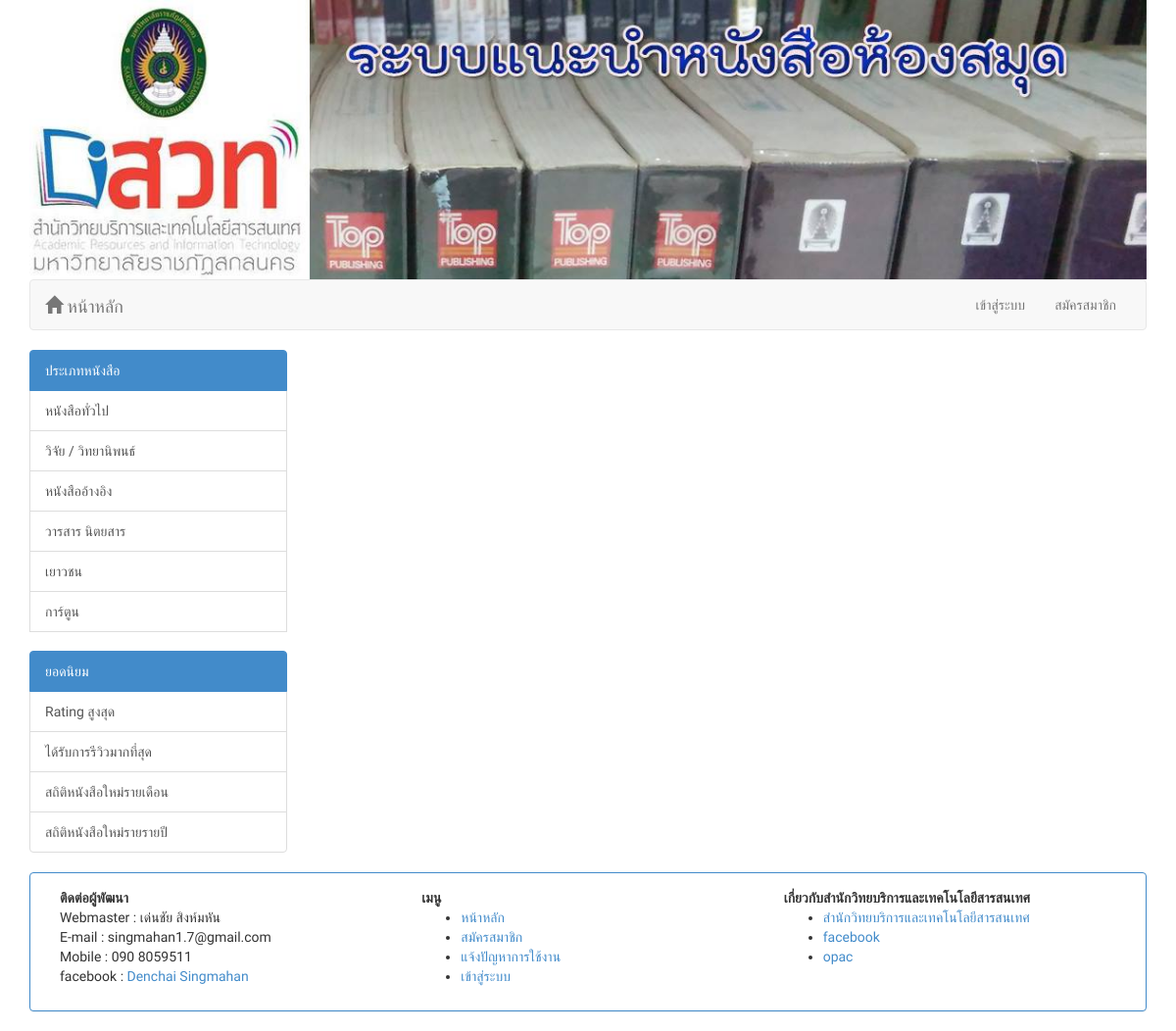
The page / on the database its author committed.
### tables this page shows
CREATE TABLE `tbl_book_type` (
  `type_id` int(11) NOT NULL COMMENT 'ลำดับที่',
  `type_name` varchar(50) NOT NULL COMMENT 'ชื่อประเภท',
  `datetime` date NOT NULL COMMENT 'วันที่เพิ่ม'
);

### index.php (the view, shortened to what this page needs)
<!DOCTYPE html>
<html lang="en">
  <head>
    <link href="css/bootstrap.min.css" rel="stylesheet">
  </head>
  <body>
    <div class="container">
      <div class="row">
          <?php include('banner.php');?>
      </div>
    </div>
    <div class="container">
      <div class="row">
        <div class="col-md-12">
          <?php include('navbar.php');?>
        </div>
      </div>
    </div>
    <div class="container">
        <div class="row">
          <div class="col-md-3">
            <div class="list-group">
              <p class="list-group-item active">
                ประเภทหนังสือ
              </p>
              <?php
                $sqltype = "SELECT * FROM `tbl_book_type`";
                $restype = mysqli_query($dbcon, $sqltype);
                while ($res = mysqli_fetch_array($restype)) {
                  echo "<a href='index.php?type=".$res['type_id']."' class='list-group-item'>".$res['type_name']."</a>";
                }
                ?>
                <br>
                <div class="list-group">
                  <p class="list-group-item active">ยอดนิยม</p>
                  <a href="graph_rating.php" class="list-group-item">Rating สูงสุด</a>
                  <a href="top_comment.php" class="list-group-item">ได้รับการรีวิวมากที่สุด</a>
                  <a href="graph_month.php" class="list-group-item">สถิติหนังสือใหม่รายเดือน</a>
                  <a href="graph_year.php" class="list-group-item">สถิติหนังสือใหม่รายรายปี</a>
                </div>
            </div>
          </div>
          <div class="col-md-9">
          </div>
        </div>
    </div>
    <div class="container">
        <div class="row">
            <div class="col-md-12">
              <?php include('footer.php');?>
            </div>
        </div>
    </div>
  </body>
</html>

### banner.php
<div class="col-md-12">
        	<img src="img/B.jpg" class="img img-responsive" width="100%">
</div>

### navbar.php (shortened to what this page needs)
<link href="css/bootstrap.min.css" rel="stylesheet">
<nav class="navbar navbar-default">
  <div class="container-fluid">
    <div class="navbar-header">
      <a class="navbar-brand" href="index.php"><span class="glyphicon glyphicon-home"></span> หน้าหลัก</a>
    </div>
    <div class="collapse navbar-collapse" id="bs-example-navbar-collapse-1">
      <ul class="nav navbar-nav navbar-right">
        <?php if(isset($_SESSION['id'])){ ?>
        <li>
          <p>
            <b>ยินดีต้อนรับคุณ : <?php echo $s_name; ?></b><br>
            <a href="data_member.php">ดูข้อมูลส่วนตัว</a>
            <a href="logout.php" class="btn btn-danger btn-xs" onclick="return confirm('ต้องการออกจากระบบ จริงหรือ ?');">ออกจากระบบ</a>
          </p>
        </li>
      <?php }else { ?>
        <li>
            <a href="login.php" >เข้าสู่ระบบ</a>
        </li>
        <li>
            <a href="register.php" >สมัครสมาชิก</a>
        </li>
        <?php } ?>
      </ul>
    </div>
  </div>
</nav>

### footer.php (shortened to what this page needs)
<div class="panel panel-primary">
      <div class="panel-body">
        <div class="col-md-4">
          <strong>ติดต่อผู้พัฒนา</strong><br />
          Webmaster : เด่นชัย สิงห์มหัน  <br />
          E-mail : singmahan1.7@gmail.com <br />
          Mobile : 090 8059511 <br />
          facebook : <a href="https://www.facebook.com/">Denchai Singmahan</a><br />
        </div>
        <div class="col-md-4">
          <strong>เมนู</strong><br />
          <ul>
              <li> <a href="index.php">หน้าหลัก</a></li>
              <li> <a href="register.php">สมัครสมาชิก</a></li>
              <li> <a href="problem.php">แจ้งปัญหาการใช้งาน</a></li>
              <li> <a href="login.php">เข้าสู่ระบบ</a></li>
          </ul>
        </div>
        <div class="col-md-4">
          <strong>เกี่ยวกับสำนักวิทยบริการและเทคโนโลยีสารสนเทศ</strong><br />
          <ul>
              <li> <a href="https://arit.snru.ac.th/">สำนักวิทยบริการและเทคโนโลยีสารสนเทศ</a></li>
              <li> <a href="https://www.facebook.com/ARIT.SNRU/">facebook</a></li>
              <li> <a href="http://alist.snru.ac.th/Search_Basic.aspx">opac</a></li>
          </ul>
        </div>
      </div>
    </div>

### index.php (style rules this page uses)
.container { font-family: 'Prompt', sans-serif; }

### footer.php (style rules this page uses)
.panel { font-family: 'Prompt', sans-serif; }

### rows shown on the page
tbl_book_type: type_name "หนังสือทั่วไป"
tbl_book_type: type_name "วิจัย / วิทยานิพนธ์"
tbl_book_type: type_name "หนังสืออ้างอิง"
tbl_book_type: type_name "วารสาร นิตยสาร"
tbl_book_type: type_name "เยาวชน"
tbl_book_type: type_name "การ์ตูน"
